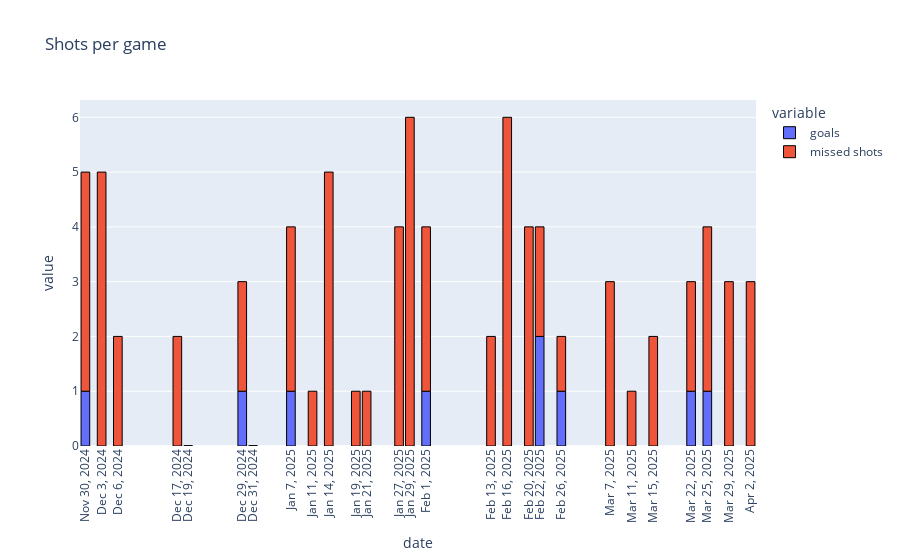

Here is the notebook cell this chart was saved with:
### Code cell
fig = px.bar(fig_df, x="date", y=["goals", "missed shots"], title="Shots per game", hover_data = {"season": True})
fig.update_xaxes(tickangle=270, tickvals = df["date"])
fig.update_traces(marker_line_color="black", marker_line_width=1)
fig.show()

### Figure 1 — Plotly figure (JSON) as saved in the notebook; plotly's stock layout.template omitted (floating-point values rounded to 4 significant figures)
{"data": [{"alignmentgroup": "True", "customdata": [[5], [5], [5], [5], [5], [5], [5], [5], [5], [5], [5], [5], [5], [5], [5], [5], [5], [5], [5], [5], [5], [5], [5], [5], [5], [5], [5]], "hovertemplate": "variable=goals<br>date=%{x}<br>value=%{y}<br>season=%{customdata[0]}<extra></extra>", "legendgroup": "goals", "marker": {"color": "#636efa", "line": {"color": "black", "width": 1}, "pattern": {"shape": ""}}, "name": "goals", "offsetgroup": "goals", "orientation": "v", "showlegend": true, "textposition": "auto", "type": "bar", "x": ["2024-11-30", "2024-12-03", "2024-12-06", "2024-12-17", "2024-12-19", "2024-12-29", "2024-12-31", "2025-01-07", "2025-01-11", "2025-01-14", "2025-01-19", "2025-01-21", "2025-01-27", "2025-01-29", "2025-02-01", "2025-02-13", "2025-02-16", "2025-02-20", "2025-02-22", "2025-02-26", "2025-03-07", "2025-03-11", "2025-03-15", "2025-03-22", "2025-03-25", "2025-03-29", "2025-04-02"], "xaxis": "x", "y": [1, 0, 0, 0, 0, 1, 0, 1, 0, 0, 0, 0, 0, 0, 1, 0, 0, 0, 2, 1, 0, 0, 0, 1, 1, 0, 0], "yaxis": "y"}, {"alignmentgroup": "True", "customdata": [[5], [5], [5], [5], [5], [5], [5], [5], [5], [5], [5], [5], [5], [5], [5], [5], [5], [5], [5], [5], [5], [5], [5], [5], [5], [5], [5]], "hovertemplate": "variable=missed shots<br>date=%{x}<br>value=%{y}<br>season=%{customdata[0]}<extra></extra>", "legendgroup": "missed shots", "marker": {"color": "#EF553B", "line": {"color": "black", "width": 1}, "pattern": {"shape": ""}}, "name": "missed shots", "offsetgroup": "missed shots", "orientation": "v", "showlegend": true, "textposition": "auto", "type": "bar", "x": ["2024-11-30", "2024-12-03", "2024-12-06", "2024-12-17", "2024-12-19", "2024-12-29", "2024-12-31", "2025-01-07", "2025-01-11", "2025-01-14", "2025-01-19", "2025-01-21", "2025-01-27", "2025-01-29", "2025-02-01", "2025-02-13", "2025-02-16", "2025-02-20", "2025-02-22", "2025-02-26", "2025-03-07", "2025-03-11", "2025-03-15", "2025-03-22", "2025-03-25", "2025-03-29", "2025-04-02"], "xaxis": "x", "y": [4, 5, 2, 2, 0, 2, 0, 3, 1, 5, 1, 1, 4, 6, 3, 2, 6, 4, 2, 1, 3, 1, 2, 2, 3, 3, 3], "yaxis": "y"}], "layout": {"autosize": true, "barmode": "relative", "legend": {"title": {"text": "variable"}, "tracegroupgap": 0}, "title": {"text": "Shots per game"}, "xaxis": {"anchor": "y", "autorange": true, "domain": [0, 1], "range": ["2024-11-29", "2025-04-03"], "tickangle": -90, "tickvals": ["2024-11-30", "2024-12-03", "2024-12-06", "2024-12-17", "2024-12-19", "2024-12-29", "2024-12-31", "2025-01-07", "2025-01-11", "2025-01-14", "2025-01-19", "2025-01-21", "2025-01-27", "2025-01-29", "2025-02-01", "2025-02-13", "2025-02-16", "2025-02-20", "2025-02-22", "2025-02-26", "2025-03-07", "2025-03-11", "2025-03-15", "2025-03-22", "2025-03-25", "2025-03-29", "2025-04-02"], "title": {"text": "date"}, "type": "date"}, "yaxis": {"anchor": "x", "autorange": true, "domain": [0, 1], "range": [0, 6.316], "title": {"text": "value"}, "type": "linear"}}}
